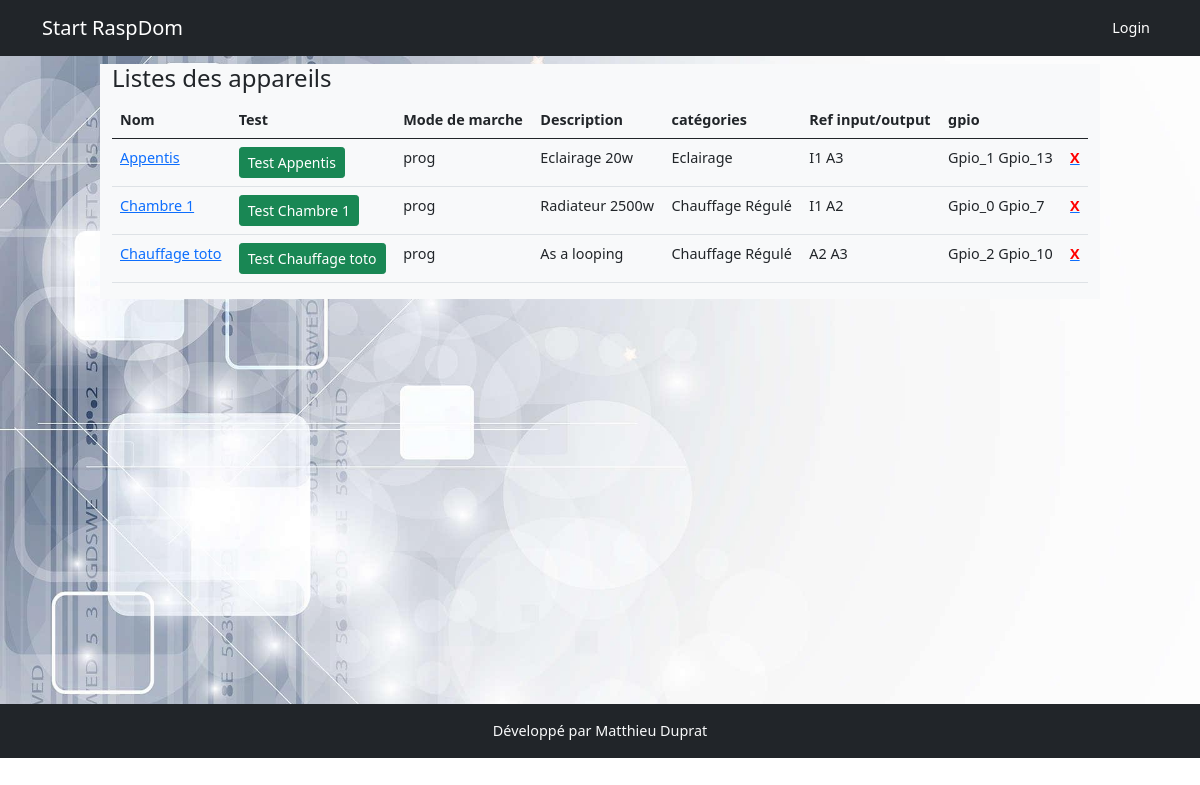
The page /appareils on the database its author committed.
### models.py (models this page shows, shortened)
class Appareil(db.Model):
    id = db.Column(db.Integer, primary_key=True)
    nom = db.Column(db.String(200))
    description = db.Column(db.String(200))
    categorieappareil = db.Column(db.String(200), nullable=True)
    sortie = db.Column(db.String(200), nullable=True)
    image = db.Column(db.String(200), nullable=True)
    gpios = db.relationship('Gpio', backref='appareil', lazy=True)
    order_gpio = db.Column(db.String(200))
    nbre_gpio = db.Column(db.Integer)
    programmations = db.relationship('Programmation', backref='appareil_programmation', lazy=True)
    mode_de_marche = db.relationship('ModeDeMarche', uselist=False,  backref='appareil_mode_de_marche', lazy=True)
    auto = db.relationship('Auto', uselist=False, backref='appareil_auto', lazy=True)
    sonde_id = db.Column(db.Integer, db.ForeignKey('sonde.id'))
    sonde = db.relationship('Sonde', uselist=False, backref='appareil_sonde', lazy=True)
    manuel = db.relationship('Manuel', uselist=False, backref='appareil_ordre', lazy=True)
    label = db.Column(db.String(250))

class ModeDeMarche(db.Model):
    id = db.Column(db.Integer, primary_key=True)
    appareil_id = db.Column(db.Integer,db.ForeignKey('appareil.id'), nullable=False)
    mode_de_marche = db.Column(db.String(200), default='off')

class Gpio(db.Model):
    id = db.Column(db.Integer, primary_key=True)
    nom = db.Column(db.String(200))
    mode = db.Column(db.String(10))
    valeur = db.Column(db.String(10))
    info = db.Column(db.String(200))
    appareil_id = db.Column(db.Integer, db.ForeignKey('appareil.id'), nullable=True, default='')

### app.py (the view)
@app.route('/appareils')
def appareils():
    appareils = Appareil.query.order_by('nom')
    return render_template('appareil/appareils.html', appareils=appareils)

### templates/appareil/appareils.html
{% extends 'base.html' %}
{% block content %}
<div class="row">
    <div class="col-md-10 mx-auto  bg-light">
        <h4>Listes des appareils</h4>
        <table class="table">
            <thead>
                <tr>
                    <th>Nom</th>
                    <th>Test</th>
                    <th>Mode de marche</th>
                    <th>Description</th>
                    <th>catégories</th>
                    <th>Ref input/output</th>
                    <th>gpio</th>
                    <th></th>
                </tr>
            </thead>
            <tbody>{% for appareil in appareils %}
                <tr>
                    <td><a href="{{url_for('edit_appareil', appareil_id=appareil.id)}}">{{appareil.nom}}</a> </td>
                    <td><a class="btn btn-success btn-sm" href="{{ url_for('test', appareil_id=appareil.id)}}">Test {{appareil.nom}}</a></td>
                    <td>{{ appareil.mode_de_marche.mode_de_marche}}</td>
                    <td>{{ appareil.description}}</td>
                    <td>{{appareil.label}}</td>
                    <td>{% for data in appareil.gpios if data %} {{data.nom}}{% endfor %}</td>
                    <td>{% for data in appareil.gpios if data %} {{data.valeur}} {% endfor %}</td>
                    <td><a href="{{url_for('delete_appareil', appareil_id=appareil.id)}}"><b style="color:red">X</b></a></td>
                </tr>{% endfor %}
            </tbody>
        </table>
    </div>
</div>
{% endblock %}

### rows shown on the page
Appareil: nom "Appentis", mode_de_marche.mode_de_marche "prog", description "Eclairage 20w", label "Eclairage"
Gpio: nom "I1", valeur "Gpio_1"
Gpio: nom "A3", valeur "Gpio_13"
Appareil: nom "Chambre 1", mode_de_marche.mode_de_marche "prog", description "Radiateur 2500w", label "Chauffage Régulé"
Gpio: nom "I1", valeur "Gpio_0"
Gpio: nom "A2", valeur "Gpio_7"
Appareil: nom "Chauffage toto", mode_de_marche.mode_de_marche "prog", description "As a looping", label "Chauffage Régulé"
Gpio: nom "A2", valeur "Gpio_2"
Gpio: nom "A3", valeur "Gpio_10"
